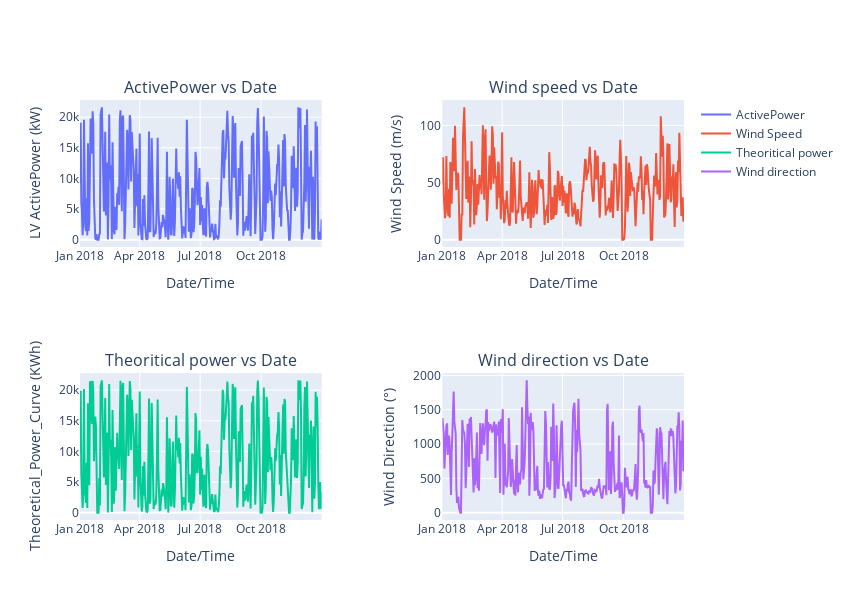

This figure's notebook cell:
### Markdown cell above
here you should emphasize in which year season the production increases !
and if it depends on the wind speed ?

-

### Code cell
### displays the data distribution
Turbine_vis = Turbine.groupby(pd.Grouper(key = None,freq = 'D')).mean()
## define the title of each plot
titles = ['ActivePower vs Date',
          'Wind speed vs Date',
          'Theoritical power vs Date',
          'Wind direction vs Date']
## name of each curve plot curve
names = ['ActivePower',
         'Wind Speed',
         'Theoritical power',
         'Wind direction']
## create a canvas with 4 subplots
fig = make_subplots(rows = 2,cols =2,subplot_titles = titles,
                    horizontal_spacing=0.2,vertical_spacing = 0.3)
## loop over the subplots to plot each column in function of Date/Time 
for i in range(4):
    if i <= 1:
        fig.add_trace(go.Scatter(x =Turbine_vis.index,
                                 y = Turbine_vis.iloc[:,i],name = names[i]),
                                 row =1,col=i+1)
        fig.update_xaxes(title_text = "Date/Time",row =1,col = i+1)
        fig.update_yaxes(title_text = list(Turbine_vis)[i],row =1,col= i+1)
    else:
        fig.add_trace(go.Scatter(x =Turbine_vis.index,y = Turbine_vis.iloc[:,i],
                                 name = names[i]),row =2,
                                 col=i-1)
        fig.update_xaxes(title_text = "Date/Time", row = 2,col = i-1)
        fig.update_yaxes(title_text = list(Turbine_vis)[i],row = 2, col = i-1)
        
fig.update_layout(width = 850, height = 600)
fig.show()

### Figure 1 — Plotly figure (JSON) as saved in the notebook; plotly's stock layout.template omitted (floating-point values rounded to 4 significant figures; data arrays with more than 128 entries replaced by an {"elided": "..."} marker saying what was removed)
{"data": [{"name": "ActivePower", "type": "scatter", "x": {"elided": "365 str values"}, "xaxis": "x", "y": {"elided": "365 float values"}, "yaxis": "y"}, {"name": "Wind Speed", "type": "scatter", "x": {"elided": "365 str values"}, "xaxis": "x2", "y": {"elided": "365 float values"}, "yaxis": "y2"}, {"name": "Theoritical power", "type": "scatter", "x": {"elided": "365 str values"}, "xaxis": "x3", "y": {"elided": "365 float values"}, "yaxis": "y3"}, {"name": "Wind direction", "type": "scatter", "x": {"elided": "365 str values"}, "xaxis": "x4", "y": {"elided": "365 float values"}, "yaxis": "y4"}], "layout": {"annotations": [{"font": {"size": 16}, "showarrow": false, "text": "ActivePower vs Date", "x": 0.2, "xanchor": "center", "xref": "paper", "y": 1.0, "yanchor": "bottom", "yref": "paper"}, {"font": {"size": 16}, "showarrow": false, "text": "Wind speed vs Date", "x": 0.8, "xanchor": "center", "xref": "paper", "y": 1.0, "yanchor": "bottom", "yref": "paper"}, {"font": {"size": 16}, "showarrow": false, "text": "Theoritical power vs Date", "x": 0.2, "xanchor": "center", "xref": "paper", "y": 0.35, "yanchor": "bottom", "yref": "paper"}, {"font": {"size": 16}, "showarrow": false, "text": "Wind direction vs Date", "x": 0.8, "xanchor": "center", "xref": "paper", "y": 0.35, "yanchor": "bottom", "yref": "paper"}], "height": 600, "width": 850, "xaxis": {"anchor": "y", "domain": [0, 0.4], "title": {"text": "Date/Time"}}, "xaxis2": {"anchor": "y2", "domain": [0.6, 1], "title": {"text": "Date/Time"}}, "xaxis3": {"anchor": "y3", "domain": [0, 0.4], "title": {"text": "Date/Time"}}, "xaxis4": {"anchor": "y4", "domain": [0.6, 1], "title": {"text": "Date/Time"}}, "yaxis": {"anchor": "x", "domain": [0.65, 1.0], "title": {"text": "LV ActivePower (kW)"}}, "yaxis2": {"anchor": "x2", "domain": [0.65, 1.0], "title": {"text": "Wind Speed (m/s)"}}, "yaxis3": {"anchor": "x3", "domain": [0, 0.35], "title": {"text": "Theoretical_Power_Curve (KWh)"}}, "yaxis4": {"anchor": "x4", "domain": [0, 0.35], "title": {"text": "Wind Direction (°)"}}}}
